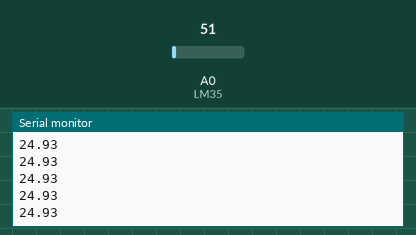
This sketch was run on a simulated Arduino Uno, built with avr-gcc and run on an emulated ATmega328P. On the bench: the last lines printed to the serial monitor. Inputs (shaded band) come from the test bench; at power-on: A0 (LM35) = 51.

Above: at 1.2 s.
1.3 s: A0 (LM35) set to 61
At 1.31 s:
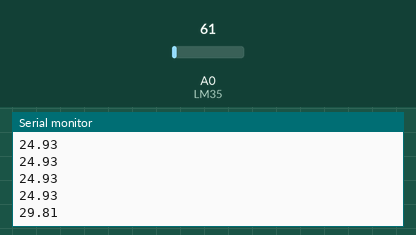
2.8 s: A0 (LM35) set to 71
At 2.82 s:
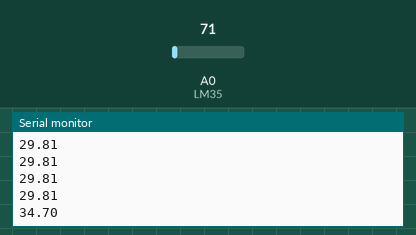
Timing chart, 0 to 5.8 s (numbered marks = the images above; inputs shaded):
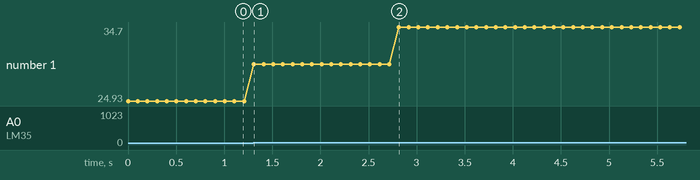

The sketch:

ibm_assignment_temp_amp_piezo_alarm1.ino
```cpp
#define LM35 A0
#define piezo 1
float lm_value;
float tempc;
void setup()
{
  Serial.begin(9600);
  pinMode(piezo, OUTPUT);
}

void loop()
{
  lm_value = analogRead(LM35);
  tempc = (lm_value * 500)/1023;
  Serial.println(tempc);

  if(tempc>60){
  digitalWrite(piezo, HIGH);
  delay(3000); // Wait for 1000 millisecond(s)
  digitalWrite(LED_BUILTIN, LOW);
}
  else{
    digitalWrite(piezo,LOW);
  }
  delay(100);
}
```

Measured:
- after the input at 1.3 s, the serial monitor: prints a new line at once (image 1)
- after the input at 2.8 s, the serial monitor: prints a new line at once (image 2)
- plotted number 1: 24.93 → 29.81 after the input at 1.3 s, 29.81 → 34.7 after the input at 2.8 s
